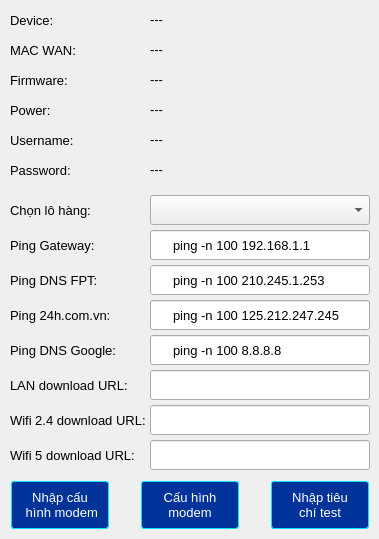
        <widget class="QWidget" name="widget_8" native="true">
         <property name="maximumSize">
          <size>
           <width>380</width>
           <height>16777215</height>
          </size>
         </property>
         <property name="styleSheet">
          <string notr="true"/>
         </property>
         <widget class="QLabel" name="label_9">
          <property name="geometry">
           <rect>
            <x>10</x>
            <y>195</y>
            <width>91</width>
            <height>30</height>
           </rect>
          </property>
          <property name="font">
           <font>
            <pointsize>10</pointsize>
           </font>
          </property>
          <property name="styleSheet">
           <string notr="true">border: None</string>
          </property>
          <property name="text">
           <string>Chọn lô hàng:</string>
          </property>
         </widget>
         <widget class="QComboBox" name="category1">
          <property name="geometry">
           <rect>
            <x>150</x>
            <y>195</y>
            <width>220</width>
            <height>30</height>
           </rect>
          </property>
          <property name="font">
           <font>
            <pointsize>10</pointsize>
           </font>
          </property>
          <property name="styleSheet">
           <string notr="true">padding-left: 20px;
padding-right: 20px;
</string>
          </property>
          <property name="minimumContentsLength">
           <number>0</number>
          </property>
         </widget>
         <widget class="QLineEdit" name="ping_gateway_edit">
          <property name="geometry">
           <rect>
            <x>150</x>
            <y>230</y>
            <width>220</width>
            <height>30</height>
           </rect>
          </property>
          <property name="font">
           <font>
            <pointsize>10</pointsize>
           </font>
          </property>
          <property name="styleSheet">
           <string notr="true">padding-left: 20px;</string>
          </property>
          <property name="text">
           <string>ping -n 100 192.168.1.1</string>
          </property>
          <property name="alignment">
           <set>Qt::AlignLeading|Qt::AlignLeft|Qt::AlignVCenter</set>
          </property>
         </widget>
         <widget class="QLabel" name="label_28">
          <property name="geometry">
           <rect>
            <x>10</x>
            <y>230</y>
            <width>91</width>
            <height>30</height>
           </rect>
          </property>
          <property name="font">
           <font>
            <pointsize>10</pointsize>
           </font>
          </property>
          <property name="styleSheet">
           <string notr="true">border: None</string>
          </property>
          <property name="text">
           <string>Ping Gateway:</string>
          </property>
         </widget>
         <widget class="QLineEdit" name="ping_24h_edit">
          <property name="geometry">
           <rect>
            <x>150</x>
            <y>300</y>
            <width>220</width>
            <height>30</height>
           </rect>
          </property>
          <property name="font">
           <font>
            <pointsize>10</pointsize>
           </font>
          </property>
          <property name="styleSheet">
           <string notr="true">padding-left: 20px;</string>
          </property>
          <property name="text">
           <string>ping -n 100 125.212.247.245</string>
          </property>
          <property name="alignment">
           <set>Qt::AlignLeading|Qt::AlignLeft|Qt::AlignVCenter</set>
          </property>
         </widget>
         <widget class="QLabel" name="label_33">
          <property name="geometry">
           <rect>
            <x>10</x>
            <y>300</y>
            <width>111</width>
            <height>30</height>
           </rect>
          </property>
          <property name="font">
           <font>
            <pointsize>10</pointsize>
           </font>
          </property>
          <property name="styleSheet">
           <string notr="true">border: None</string>
          </property>
          <property name="text">
           <string>Ping 24h.com.vn:</string>
          </property>
         </widget>
         <widget class="QLineEdit" name="ping_fpt_edit">
          <property name="geometry">
           <rect>
            <x>150</x>
            <y>265</y>
            <width>220</width>
            <height>30</height>
           </rect>
          </property>
          <property name="font">
           <font>
            <pointsize>10</pointsize>
           </font>
          </property>
          <property name="styleSheet">
           <string notr="true">padding-left: 20px;</string>
          </property>
          <property name="text">
           <string>ping -n 100 210.245.1.253</string>
          </property>
          <property name="alignment">
           <set>Qt::AlignLeading|Qt::AlignLeft|Qt::AlignVCenter</set>
          </property>
         </widget>
         <widget class="QLabel" name="label_34">
          <property name="geometry">
           <rect>
            <x>10</x>
            <y>265</y>
            <width>91</width>
            <height>30</height>
           </rect>
          </property>
          <property name="font">
           <font>
            <pointsize>10</pointsize>
           </font>
          </property>
          <property name="styleSheet">
           <string notr="true">border: None</string>
          </property>
          <property name="text">
           <string>Ping DNS FPT:</string>
          </property>
         </widget>
         <widget class="QLineEdit" name="ping_gg_edit">
          <property name="geometry">
           <rect>
            <x>150</x>
            <y>335</y>
            <width>220</width>
            <height>30</height>
           </rect>
          </property>
          <property name="font">
           <font>
            <pointsize>10</pointsize>
           </font>
          </property>
          <property name="styleSheet">
           <string notr="true">padding-left: 20px;</string>
          </property>
          <property name="text">
           <string>ping -n 100 8.8.8.8</string>
          </property>
          <property name="alignment">
           <set>Qt::AlignLeading|Qt::AlignLeft|Qt::AlignVCenter</set>
          </property>
         </widget>
         <widget class="QLabel" name="label_35">
          <property name="geometry">
           <rect>
            <x>10</x>
            <y>335</y>
            <width>111</width>
            <height>30</height>
           </rect>
          </property>
          <property name="font">
           <font>
            <pointsize>10</pointsize>
           </font>
          </property>
          <property name="styleSheet">
           <string notr="true">border: None</string>
          </property>
          <property name="text">
           <string>Ping DNS Google:</string>
          </property>
         </widget>
         <widget class="QLabel" name="label_36">
          <property name="geometry">
           <rect>
            <x>10</x>
            <y>370</y>
            <width>131</width>
            <height>30</height>
           </rect>
          </property>
          <property name="font">
           <font>
            <pointsize>10</pointsize>
           </font>
          </property>
          <property name="styleSheet">
           <string notr="true">border: None</string>
          </property>
          <property name="text">
           <string>LAN download URL:</string>
          </property>
         </widget>
         <widget class="QLineEdit" name="lan_download_url">
          <property name="geometry">
           <rect>
            <x>150</x>
            <y>370</y>
            <width>220</width>
            <height>30</height>
           </rect>
          </property>
          <property name="font">
           <font>
            <pointsize>10</pointsize>
           </font>
          </property>
          <property name="styleSheet">
           <string notr="true">padding-left: 20px;</string>
          </property>
          <property name="text">
           <string/>
          </property>
          <property name="alignment">
           <set>Qt::AlignLeading|Qt::AlignLeft|Qt::AlignVCenter</set>
          </property>
         </widget>
         <widget class="QLabel" name="label_10">
          <property name="geometry">
           <rect>
            <x>10</x>
            <y>40</y>
            <width>100</width>
            <height>20</height>
           </rect>
          </property>
          <property name="font">
           <font>
            <pointsize>10</pointsize>
           </font>
          </property>
          <property name="styleSheet">
           <string notr="true">border: None</string>
          </property>
          <property name="text">
           <string>MAC WAN:</string>
          </property>
         </widget>
         <widget class="QLabel" name="dev_username">
          <property name="geometry">
           <rect>
            <x>150</x>
            <y>130</y>
            <width>150</width>
            <height>20</height>
           </rect>
          </property>
          <property name="font">
           <font>
            <pointsize>10</pointsize>
           </font>
          </property>
          <property name="styleSheet">
           <string notr="true">border: None</string>
          </property>
          <property name="text">
           <string>---</string>
          </property>
          <property name="textInteractionFlags">
           <set>Qt::LinksAccessibleByMouse|Qt::TextSelectableByMouse</set>
          </property>
         </widget>
         <widget class="QLabel" name="dev_password">
          <property name="geometry">
           <rect>
            <x>150</x>
            <y>160</y>
            <width>150</width>
            <height>20</height>
           </rect>
          </property>
          <property name="font">
           <font>
            <pointsize>10</pointsize>
           </font>
          </property>
          <property name="autoFillBackground">
           <bool>false</bool>
          </property>
          <property name="styleSheet">
           <string notr="true">border: None</string>
          </property>
          <property name="text">
           <string>---</string>
          </property>
          <property name="alignment">
           <set>Qt::AlignLeading|Qt::AlignLeft|Qt::AlignVCenter</set>
          </property>
          <property name="textInteractionFlags">
           <set>Qt::TextSelectableByMouse</set>
          </property>
         </widget>
         <widget class="QLabel" name="dev_power">
          <property name="geometry">
           <rect>
            <x>150</x>
            <y>100</y>
            <width>150</width>
            <height>20</height>
           </rect>
          </property>
          <property name="font">
           <font>
            <pointsize>10</pointsize>
           </font>
          </property>
          <property name="styleSheet">
           <string notr="true">border: None</string>
          </property>
          <property name="text">
           <string>---</string>
          </property>
          <property name="textInteractionFlags">
           <set>Qt::LinksAccessibleByMouse|Qt::TextSelectableByMouse</set>
          </property>
         </widget>
         <widget class="QLabel" name="label_11">
          <property name="geometry">
           <rect>
            <x>10</x>
            <y>130</y>
            <width>100</width>
            <height>20</height>
           </rect>
          </property>
          <property name="font">
           <font>
            <pointsize>10</pointsize>
           </font>
          </property>
          <property name="styleSheet">
           <string notr="true">border: None</string>
          </property>
          <property name="text">
           <string>Username:</string>
          </property>
         </widget>
         <widget class="QLabel" name="dev_name">
          <property name="geometry">
           <rect>
            <x>150</x>
            <y>10</y>
            <width>150</width>
            <height>20</height>
           </rect>
          </property>
          <property name="font">
           <font>
            <pointsize>10</pointsize>
           </font>
          </property>
          <property name="styleSheet">
           <string notr="true">border: None</string>
          </property>
          <property name="text">
           <string>---</string>
          </property>
          <property name="textInteractionFlags">
           <set>Qt::LinksAccessibleByMouse|Qt::TextSelectableByMouse</set>
          </property>
         </widget>
         <widget class="QLabel" name="label_12">
          <property name="geometry">
           <rect>
            <x>10</x>
            <y>160</y>
            <width>100</width>
            <height>20</height>
           </rect>
          </property>
          <property name="font">
           <font>
            <pointsize>10</pointsize>
           </font>
          </property>
          <property name="styleSheet">
           <string notr="true">border: None</string>
          </property>
          <property name="text">
           <string>Password:</string>
          </property>
         </widget>
         <widget class="QLabel" name="dev_macwan">
          <property name="geometry">
           <rect>
            <x>150</x>
            <y>40</y>
            <width>150</width>
            <height>20</height>
           </rect>
          </property>
          <property name="font">
           <font>
            <pointsize>10</pointsize>
           </font>
          </property>
          <property name="styleSheet">
           <string notr="true">border: None</string>
          </property>
          <property name="text">
           <string>---</string>
          </property>
          <property name="textInteractionFlags">
           <set>Qt::LinksAccessibleByMouse|Qt::TextSelectableByMouse</set>
          </property>
         </widget>
         <widget class="QLabel" name="label_2">
          <property name="geometry">
           <rect>
            <x>10</x>
            <y>10</y>
            <width>100</width>
            <height>20</height>
           </rect>
          </property>
          <property name="font">
           <font>
            <pointsize>10</pointsize>
           </font>
          </property>
          <property name="styleSheet">
           <string notr="true">border: None</string>
          </property>
          <property name="text">
           <string>Device:</string>
          </property>
         </widget>
         <widget class="QLabel" name="label_13">
          <property name="geometry">
           <rect>
            <x>10</x>
            <y>100</y>
            <width>100</width>
            <height>20</height>
           </rect>
          </property>
          <property name="font">
           <font>
            <pointsize>10</pointsize>
           </font>
          </property>
          <property name="styleSheet">
           <string notr="true">border: None</string>
          </property>
          <property name="text">
           <string>Power:</string>
          </property>
         </widget>
         <widget class="QLabel" name="label_18">
          <property name="geometry">
           <rect>
            <x>10</x>
            <y>70</y>
            <width>100</width>
            <height>20</height>
           </rect>
          </property>
          <property name="font">
           <font>
            <pointsize>10</pointsize>
           </font>
          </property>
          <property name="styleSheet">
           <string notr="true">border: None</string>
          </property>
          <property name="text">
           <string>Firmware:</string>
          </property>
         </widget>
         <widget class="QLabel" name="dev_firmware">
          <property name="geometry">
           <rect>
            <x>150</x>
            <y>70</y>
            <width>150</width>
            <height>20</height>
           </rect>
          </property>
          <property name="font">
           <font>
            <pointsize>10</pointsize>
           </font>
          </property>
          <property name="styleSheet">
           <string notr="true">border: None</string>
          </property>
          <property name="text">
           <string>---</string>
          </property>
          <property name="textInteractionFlags">
           <set>Qt::LinksAccessibleByMouse|Qt::TextSelectableByMouse</set>
          </property>
         </widget>
         <widget class="QPushButton" name="input_config_modem_btn">
          <property name="geometry">
           <rect>
            <x>10</x>
            <y>480</y>
            <width>100</width>
            <height>50</height>
           </rect>
          </property>
          <property name="font">
           <font>
            <pointsize>10</pointsize>
           </font>
          </property>
          <property name="styleSheet">
           <string notr="true">margin: 1px; 
                padding: 7px; 
                background-color: #003399; 
                color: #ffffff;
                border-style: solid; 
                border-radius: 3px; 
                border-width: 0.5px; 
                border-color: rgba(0,230,255,255);</string>
          </property>
          <property name="text">
           <string>Nhập cấu
 hình modem</string>
          </property>
         </widget>
         <widget class="QPushButton" name="input_check_modem_btn">
          <property name="geometry">
           <rect>
            <x>270</x>
            <y>480</y>
            <width>100</width>
            <height>50</height>
           </rect>
          </property>
          <property name="font">
           <font>
            <pointsize>10</pointsize>
           </font>
          </property>
          <property name="styleSheet">
           <string notr="true">margin: 1px; 
                padding: 7px; 
                background-color: #003399; 
                color: #ffffff;
                border-style: solid; 
                border-radius: 3px; 
                border-width: 0.5px; 
                border-color: rgba(0,230,255,255);</string>
          </property>
          <property name="text">
           <string>Nhập tiêu 
chí test</string>
          </property>
         </widget>
         <widget class="QLineEdit" name="wifi24_download_url">
          <property name="geometry">
           <rect>
            <x>150</x>
            <y>405</y>
            <width>220</width>
            <height>30</height>
           </rect>
          </property>
          <property name="font">
           <font>
            <pointsize>10</pointsize>
           </font>
          </property>
          <property name="styleSheet">
           <string notr="true">padding-left: 20px;</string>
          </property>
          <property name="text">
           <string/>
          </property>
          <property name="alignment">
           <set>Qt::AlignLeading|Qt::AlignLeft|Qt::AlignVCenter</set>
          </property>
         </widget>
         <widget class="QLabel" name="label_39">
          <property name="geometry">
           <rect>
            <x>10</x>
            <y>405</y>
            <width>141</width>
            <height>30</height>
           </rect>
          </property>
          <property name="font">
           <font>
            <pointsize>10</pointsize>
           </font>
          </property>
          <property name="styleSheet">
           <string notr="true">border: None</string>
          </property>
          <property name="text">
           <string>Wifi 2.4 download URL:</string>
          </property>
         </widget>
         <widget class="QLineEdit" name="wifi5_download_url">
          <property name="geometry">
           <rect>
            <x>150</x>
            <y>440</y>
            <width>220</width>
            <height>30</height>
           </rect>
          </property>
          <property name="font">
           <font>
            <pointsize>10</pointsize>
           </font>
          </property>
          <property name="styleSheet">
           <string notr="true">padding-left: 20px;</string>
          </property>
          <property name="text">
           <string/>
          </property>
          <property name="alignment">
           <set>Qt::AlignLeading|Qt::AlignLeft|Qt::AlignVCenter</set>
          </property>
         </widget>
         <widget class="QLabel" name="label_41">
          <property name="geometry">
           <rect>
            <x>10</x>
            <y>440</y>
            <width>131</width>
            <height>30</height>
           </rect>
          </property>
          <property name="font">
           <font>
            <pointsize>10</pointsize>
           </font>
          </property>
          <property name="styleSheet">
           <string notr="true">border: None</string>
          </property>
          <property name="text">
           <string>Wifi 5 download URL:</string>
          </property>
         </widget>
         <widget class="QPushButton" name="config_modem_btn">
          <property name="geometry">
           <rect>
            <x>140</x>
            <y>480</y>
            <width>100</width>
            <height>50</height>
           </rect>
          </property>
          <property name="font">
           <font>
            <pointsize>10</pointsize>
           </font>
          </property>
          <property name="styleSheet">
           <string notr="true">margin: 1px; 
                padding: 7px; 
                background-color: #003399; 
                color: #ffffff;
                border-style: solid; 
                border-radius: 3px; 
                border-width: 0.5px; 
                border-color: rgba(0,230,255,255);</string>
          </property>
          <property name="text">
           <string>Cấu hình 
modem</string>
          </property>
         </widget>
        </widget>
